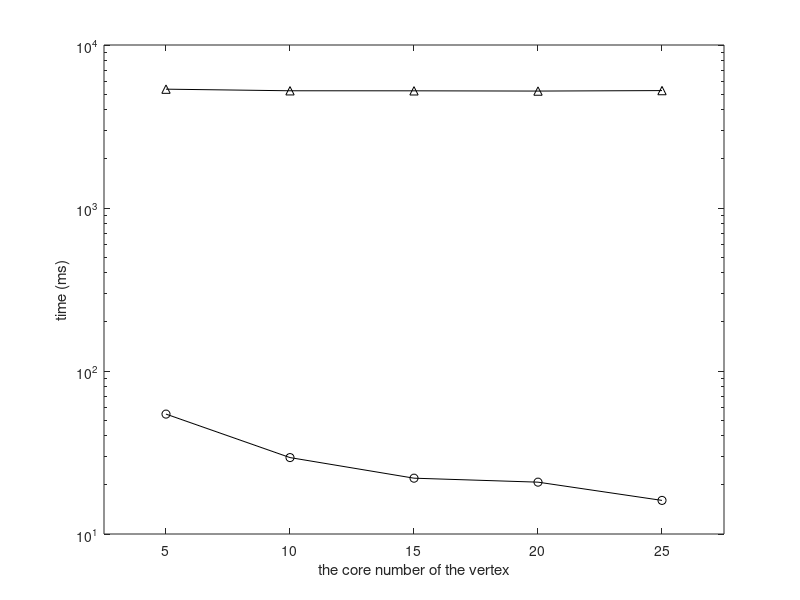

MATLAB code to generate this figure: (Note: this script raises an error after producing the figure.)
set(gcf,'color',[1, 1, 1]);
set(gcf,'unit','centimeters','position',[10 5 9 7]);

x=[1, 2, 3, 4, 5];
y1 = [5.358990280967E3	5.238372014669E3	5.234742994811E3	5.216843168482E3	5.2521347439E3];
y2 = [5.44004839E1	2.943403947E1	2.200172695E1	2.080109262E1	1.60744844E1];

p1= semilogy(x, y1, '-k^');
hold on;
p2 = semilogy(x, y2, '-ko');
hold on;

xlabel('the core number of the vertex');
ylabel('time (ms)');

axis([0.5 5.5 10.0 10000]);

set(gca, 'xtick', 1:5, 'XTickLabel', {'5','10','15','20','25'});
leg=legend('rebuild','update', 2);
set(leg,'edgecolor','white');
set(gca,'ytick',[10^1,10^2,10^3,10^4]);
set(gca, 'FontSize', 12);
set(get(gca, 'XLabel'), 'FontSize',12);
set(get(gca, 'YLabel'), 'FontSize',12);
set(findall(gcf,'type','line'),'linewidth',1.5);
set(gca, 'LineWidth', 1.5);
